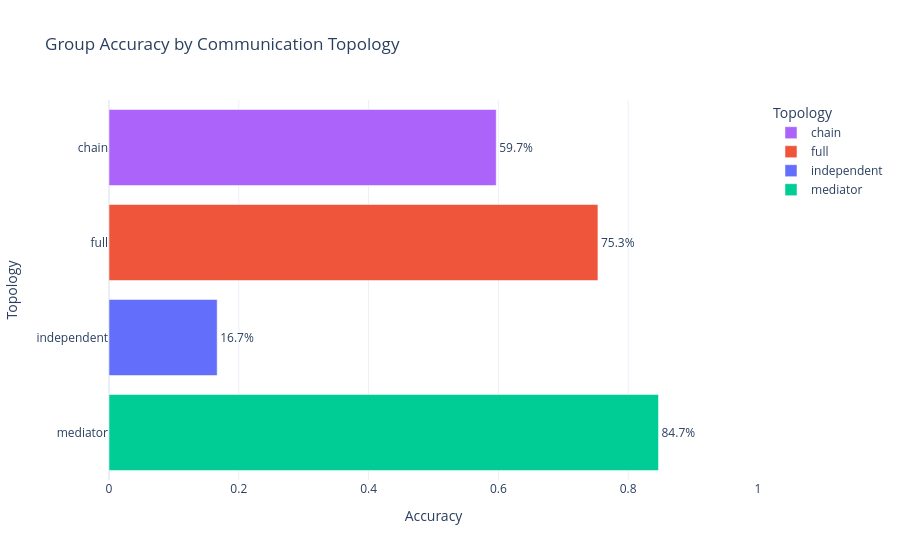

Source (notebook cell):
### Code cell
fig = px.bar(
    accuracy,
    y="topology", x="accuracy",
    color="topology", color_discrete_map=TOPO_COLORS,
    text=accuracy["accuracy"].map("{:.1%}".format),
    title="Group Accuracy by Communication Topology",
    labels={"accuracy": "Accuracy", "topology": "Topology"},
)
fig.update_traces(textposition="outside")
fig.update_layout(xaxis_range=[0, 1])

fig.show()
fig.write_image("figures/accuracy_by_topology.png", width=1500, scale=2)

### Figure 1 — Plotly figure (JSON) as saved in the notebook; plotly's stock layout.template omitted (floating-point values rounded to 4 significant figures)
{"data": [{"hovertemplate": "Topology=%{y}<br>Accuracy=%{x}<br>text=%{text}<extra></extra>", "legendgroup": "chain", "marker": {"color": "#AB63FA", "pattern": {"shape": ""}}, "name": "chain", "orientation": "h", "showlegend": true, "text": ["59.7%"], "textposition": "outside", "type": "bar", "x": [0.5966], "xaxis": "x", "y": ["chain"], "yaxis": "y"}, {"hovertemplate": "Topology=%{y}<br>Accuracy=%{x}<br>text=%{text}<extra></extra>", "legendgroup": "full", "marker": {"color": "#EF553B", "pattern": {"shape": ""}}, "name": "full", "orientation": "h", "showlegend": true, "text": ["75.3%"], "textposition": "outside", "type": "bar", "x": [0.7533], "xaxis": "x", "y": ["full"], "yaxis": "y"}, {"hovertemplate": "Topology=%{y}<br>Accuracy=%{x}<br>text=%{text}<extra></extra>", "legendgroup": "independent", "marker": {"color": "#636EFA", "pattern": {"shape": ""}}, "name": "independent", "orientation": "h", "showlegend": true, "text": ["16.7%"], "textposition": "outside", "type": "bar", "x": [0.1667], "xaxis": "x", "y": ["independent"], "yaxis": "y"}, {"hovertemplate": "Topology=%{y}<br>Accuracy=%{x}<br>text=%{text}<extra></extra>", "legendgroup": "mediator", "marker": {"color": "#00CC96", "pattern": {"shape": ""}}, "name": "mediator", "orientation": "h", "showlegend": true, "text": ["84.7%"], "textposition": "outside", "type": "bar", "x": [0.8467], "xaxis": "x", "y": ["mediator"], "yaxis": "y"}], "layout": {"barmode": "relative", "legend": {"title": {"text": "Topology"}, "tracegroupgap": 0}, "title": {"text": "Group Accuracy by Communication Topology"}, "xaxis": {"anchor": "y", "domain": [0, 1], "range": [0, 1], "title": {"text": "Accuracy"}}, "yaxis": {"anchor": "x", "categoryarray": ["mediator", "independent", "full", "chain"], "categoryorder": "array", "domain": [0, 1], "title": {"text": "Topology"}}}}
